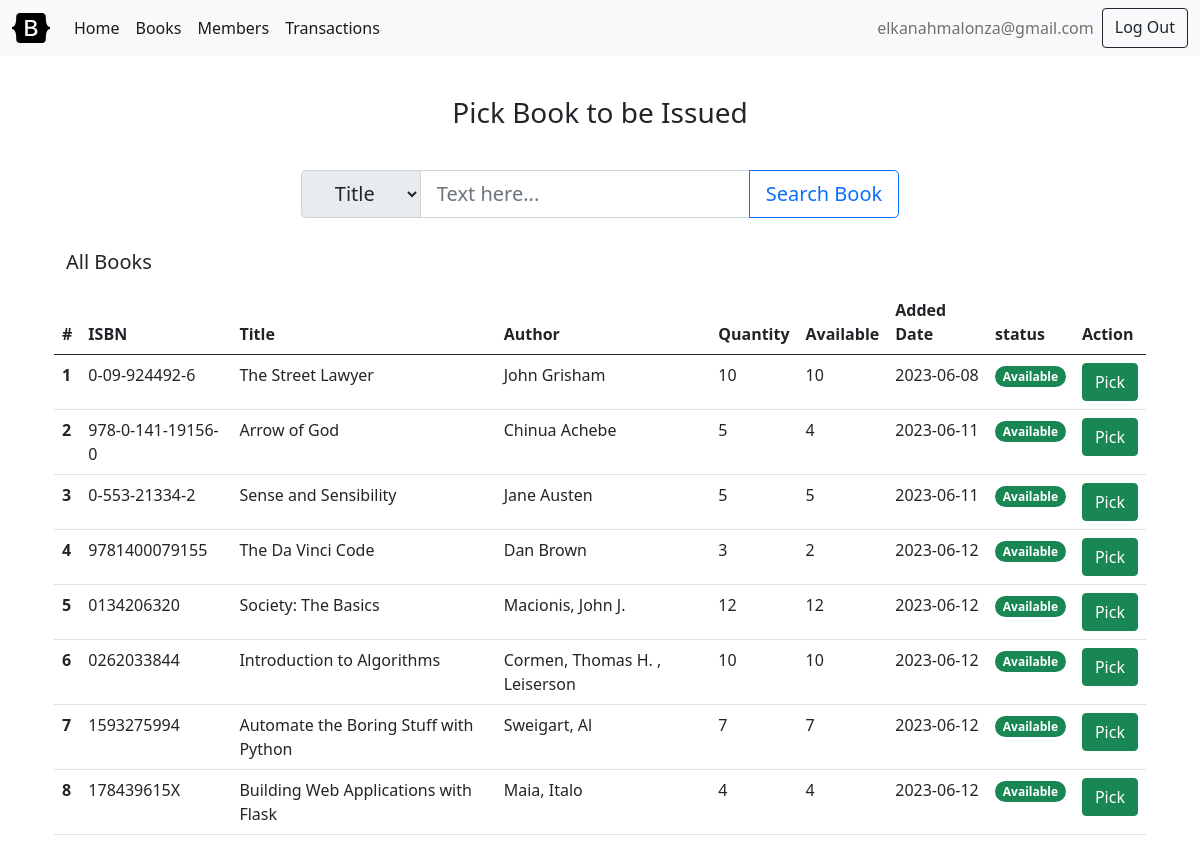
The app's page /members/26ed1915-0597-11ee-af90-f96b3668df71/book-issue/ (signed in) with its own data.
### library/models.py (models this page shows, shortened)
class User(db.Model):
    uuid = db.Column(db.String(40), primary_key=True, default=str(uuid.uuid1()))
    email = db.Column(db.String(50), nullable=False, index=True, unique=True)
    password = db.Column(db.String, nullable=False)
    date_created = db.Column(db.DateTime, default=dt.datetime.now().astimezone)
    date_modified = db.Column(db.DateTime, onupdate=dt.datetime.now().astimezone)
    members_added = db.relationship(
        "Member",
        backref="user_added_by",
        lazy="dynamic",
        cascade="save-update, merge, refresh-expire, expunge",
        order_by="desc(Member.date_created)",
        foreign_keys="Member.added_by",
    )
    books_added = db.relationship(
        "Book",
        backref="user_added_by",
        lazy="dynamic",
        cascade="save-update, merge, refresh-expire, expunge",
        order_by="desc(Book.date_created)",
        foreign_keys="Book.added_by",
    )
    rent_transactions = db.relationship(
        "Transaction",
        backref="user_rent",
        lazy="dynamic",
        cascade="save-update, merge, refresh-expire, expunge",
        order_by="desc(Transaction.date_created)",
        foreign_keys="Transaction.rented_by",
    )
    returned_transactions = db.relationship(
        "Transaction",
        backref="user_return",
        lazy="dynamic",
        cascade="save-update, merge, refresh-expire, expunge",
        order_by="desc(Transaction.date_created)",
        foreign_keys="Transaction.returned_by",
    )

class Book(db.Model):
    STATUS = ("AVAILABLE", "UNAVAILABLE")
    uuid = db.Column(db.String(40), primary_key=True, default=str(uuid.uuid1()))
    isbn = db.Column(db.String(40), nullable=False, index=True, unique=True)
    name = db.Column(db.String(50), nullable=False, index=True)
    author = db.Column(db.String(50), nullable=False)
    edition = db.Column(db.String(50), nullable=True, default="First")
    publisher = db.Column(db.String(50), nullable=False)
    description = db.Column(db.String, nullable=True)
    quantity = db.Column(db.Integer, default=1)
    date_created = db.Column(db.DateTime, default=dt.datetime.now().astimezone)
    date_modified = db.Column(db.DateTime, onupdate=dt.datetime.now().astimezone)
    added_by = db.Column(db.String(36), db.ForeignKey("user.uuid"))
    transactions = db.relationship(
        "Transaction",
        backref="book_rent",
        lazy="dynamic",
        cascade="save-update, merge, refresh-expire, expunge",
        order_by="desc(Transaction.date_created)",
        foreign_keys="Transaction.book",
    )
    @property
    def status(self):
        if self.number_issued >= self.quantity:
            return "UNAVAILABLE"
        return "AVAILABLE"
    @property
    def number_issued(self):
        number_issued = len(list(self.transactions.filter_by(return_date=None)))
        return number_issued
    @property
    def number_available(self):
        return self.quantity - self.number_issued

### library/members/views.py (the view, shortened to what this page needs)
class IssueBookView(View):
    methods = ["GET", "POST"]
    decorators = [
        login_required,
    ]
    def _get_item(self, uuid):
        member = Member.query.filter_by(uuid=str(uuid)).one_or_none()
        if member is None:
            return render_template(
                "info.html", title="Error 404", message="Error Member Not Found."
            )
        return member
    def dispatch_request(self, id):
        member = self._get_item(id)
        if member.outstanding_fee >= current_app.config["OUTSTANDING_DEBT"]:
            flash(
                f"Error: {member.first_name} has an outstanding "
                f"debt of KES {member.outstanding_debt}!"
            )
            return redirect(url_for("member-books_issue", id=str(member.uuid)))
        if request.method == "GET":
            args = dict(request.args)
            if args.get("search", None) is not None:
                search = request.args["search"]
                field = request.args.get("field", "title")
                title = f"Search results for {field}: '{search}'."
                if field == "isbn":
                    stmt = db.select(Book).where(Book.isbn.contains(search))
                elif field == "author":
                    stmt = db.select(Book).where(Book.author.contains(search))
                else:
                    stmt = db.select(Book).where(Book.name.contains(search))
                books = db.session.execute(stmt).scalars()
            else:
                title = "All Books"
                books = Book.query.all()
            return render_template("members/book_issue.html", title=title, items=books)

### library/models.py (called while the page is built)
    @property
    def outstanding_fee(self):
        outstanding_fee = 0
        for item in self.transactions.filter_by(rent_paid=False):
            outstanding_fee += item.rent_fee
        return outstanding_fee

### library/utils.py (called while the page is built)
def before_request(app):
    @app.before_request
    def load_logged_in_user():
        user_id = session.get("user_id")
        if user_id is None:
            g.user = None
        else:
            g.user = User.query.filter_by(uuid=user_id).one_or_none()

def login_required(view):
    @functools.wraps(view)
    def wrapped_view(*args, **kwargs):
        if g.user is None:
            return redirect(url_for("user_login"))
        return view(*args, **kwargs)
    return wrapped_view

### templates/members/book_issue.html (shortened to what this page needs)
{% extends 'base.html' %}
{% block content %}
    <div class="row p-4">
        <div class="col-12 text-center h3 pb-2">{% block title %}Pick Book to be Issued{% endblock %}</div>
        <div class="col-12">
            <div class="row py-4">
               <form method="GET">
                <div class="btn-toolbar justify-content-center" role="toolbar" aria-label="Toolbar with button groups">
                    <div class="input-group input-group-lg">
                        <select name="field" class="input-group-text">
                            <option value="title">Title</option>
                        </select>
                        <input type="text" name="search" class="form-control" placeholder="Text here...">
                        <button class="btn btn-outline-primary" type="submit">Search Book</button>
                    </div>
                </div>
                </form>
            </div>
            <div class="row">
                <div class="col-12 h5  py-2">{{title}}</div>
                <table class="table">
                    <thead>
                        <tr>
                            <th scope="col">#</th>
                            <th scope="col">ISBN</th>
                            <th scope="col">Title</th>
                            <th scope="col">Author</th>
                            <th scope="col">Quantity</th>
                            <th scope="col">Available</th>
                            <th scope="col">Added Date</th>
                            <th scope="col">status</th>
                            <th scope="col">Action</th>
                        </tr>
                    </thead>
                    <tbody>
                    {% for row in items %}
                        <tr>
                            <th scope="row">{{loop.index}}</th>
                            <td>{{row.isbn}}</td>
                            <td>{{row.name}}</td>
                            <td>{{row.author}}</td>
                            <td>{{row.quantity}}</td>
                            <td>{{row.number_available}}</td>
                            <td>{{row.date_created.strftime('%Y-%m-%d')}}</td>
                            <td>
                                {% if row.status == "AVAILABLE" %}
                                <span class="badge rounded-pill bg-success">Available</span>
                                {% else %}
                                <span class="badge rounded-pill bg-danger">Unavailable</span>
                                {% endif %}
                            </td>
                            <td>
                                <form method="POST">
                                    <button type="submit" class="btn btn-success">Pick</button>
                                </form>
                            </td>
                        </tr>
                    {% else %}
                        <tr><td class="text-center text-primary" colspan="7">No Data Available</td> </tr>
                    {% endfor %}
                    </tbody>
                </table>
            </div>
        </div>
    </div>
{% endblock %}

### templates/base.html (shortened to what this page needs)
<!doctype html>
<html lang="en">
    <head>
        <link href="{{ url_for('static', filename='bootstrap-5.0.2-dist/css/bootstrap.min.css') }}" rel="stylesheet">
    </head>
    <nav class="navbar navbar-expand-lg navbar-light bg-light">
        <div class="container-fluid">
            <a class="navbar-brand" href="{{ url_for('index') }}">
                <img src="{{ url_for('static', filename='bootstrap-logo-white.svg') }}" width="38" height="30" class="d-inline-block align-top" alt="Bootstrap" loading="lazy" style="filter: invert(1) grayscale(100%) brightness(200%);">
            </a>
            <div class="collapse navbar-collapse" id="navbarSupportedContent">
                <ul class="navbar-nav me-auto mb-2 mb-lg-0">
                    <li class="nav-item">
                        <a class="nav-link active" aria-current="page" href="{{ url_for('index') }}">Home</a>
                    </li>
                    <li class="nav-item">
                        <a class="nav-link active" href="{{ url_for('books_list') }}">Books</a>
                    </li>
                    <li class="nav-item">
                        <a class="nav-link active" href="{{ url_for('members_list') }}">Members</a>
                    </li>
                    <li class="nav-item">
                        <a class="nav-link active" href="{{ url_for('transactions_list') }}">Transactions</a>
                    </li>
                </ul>
                <div class="d-flex">
                {% if g.user %}
                    <ul class="navbar-nav me-auto mb-2 mb-lg-0">
                    <li class="nav-item">
                        <a class="nav-link" aria-current="page" href="#">{{ g.user['email'] }}</a>
                    </li>
                    </ul>
                    <a class="btn btn-outline-dark" href="{{url_for('user_logout')}}">Log Out</a>
                {% else %}
                    <a class="btn btn-outline-dark" href="{{url_for('user_register')}}">Register</a>
                    <a class="btn btn-outline-dark" href="{{url_for('user_login')}}">Log In</a>
                {% endif %}
                </div>
            </div>
        </div>
    </nav>
    <content>
        <section class="container">
            <header class="pt-3">
            </header>
            {% block content %}{% endblock %}
        </section>
    </content>
    </html>

### records on screen
User: user.email "elkanahmalonza@gmail.com"
Book: isbn "0-09-924492-6", name "The Street Lawyer", author "John Grisham", quantity "10", number_available "10", date_created "2023-06-08", shows "Available"
Book: isbn "978-0-141-19156-0", name "Arrow of God", author "Chinua Achebe", quantity "5", number_available "4", date_created "2023-06-11", shows "Available"
Book: isbn "0-553-21334-2", name "Sense and Sensibility", author "Jane Austen", quantity "5", number_available "5", date_created "2023-06-11", shows "Available"
Book: isbn "9781400079155", name "The Da Vinci Code", author "Dan Brown", quantity "3", number_available "2", date_created "2023-06-12", shows "Available"
Book: isbn "0134206320", name "Society: The Basics", author "Macionis, John J.", quantity "12", number_available "12", date_created "2023-06-12", shows "Available"
Book: isbn "0262033844", name "Introduction to Algorithms", author "Cormen, Thomas H. , Leiserson", quantity "10", number_available "10", date_created "2023-06-12", shows "Available"
Book: isbn "1593275994", name "Automate the Boring Stuff with Python", author "Sweigart, Al", quantity "7", number_available "7", date_created "2023-06-12", shows "Available"
Book: isbn "178439615X", name "Building Web Applications with Flask", author "Maia, Italo", quantity "4", number_available "4", date_created "2023-06-12", shows "Available"

### other values on screen
{{ title }} "All Books"
